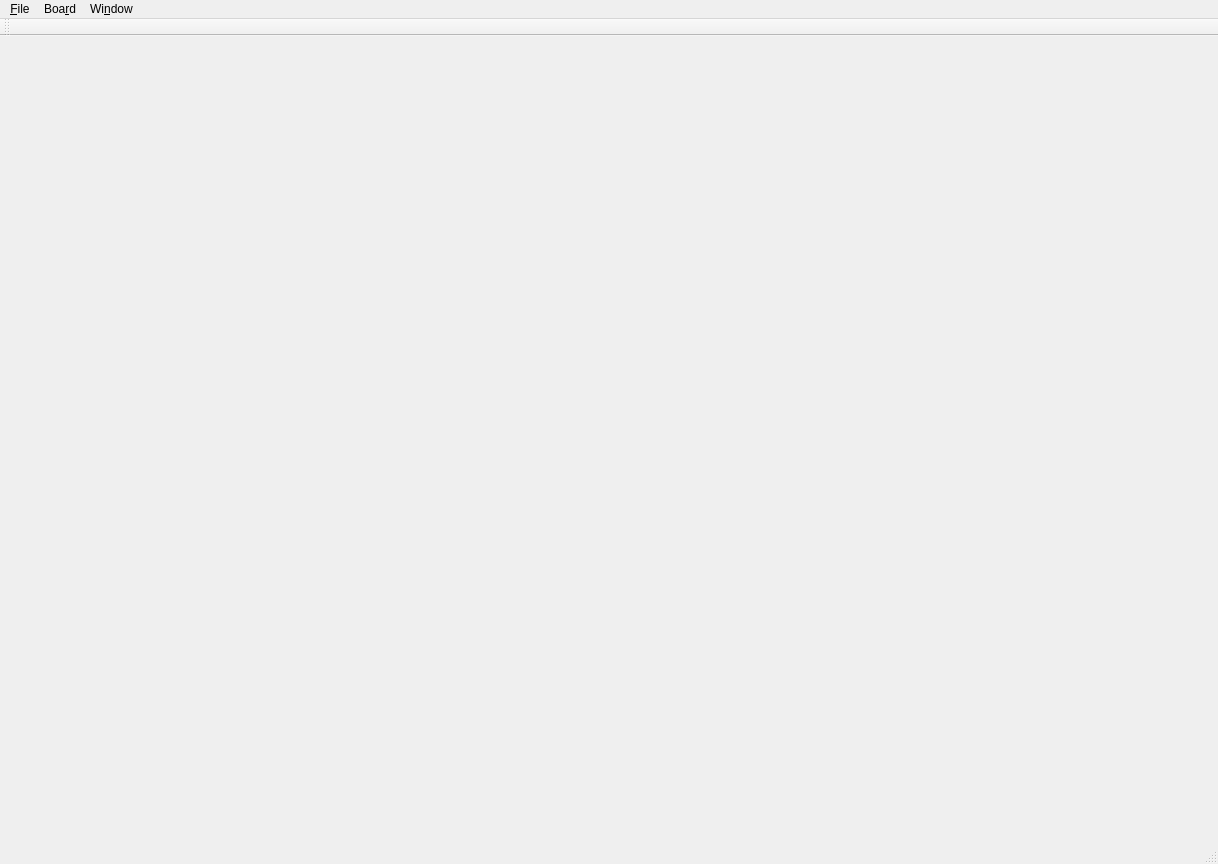
<?xml version="1.0" encoding="UTF-8"?>
<ui version="4.0">
 <class>MainWindow</class>
 <widget class="QMainWindow" name="MainWindow">
  <property name="geometry">
   <rect>
    <x>0</x>
    <y>0</y>
    <width>1218</width>
    <height>864</height>
   </rect>
  </property>
  <property name="windowTitle">
   <string>Whiteboard</string>
  </property>
  <property name="windowIcon">
   <iconset resource="Icon.qrc">
    <normaloff>:/icons/icon.svg</normaloff>:/icons/icon.svg</iconset>
  </property>
  <widget class="QWidget" name="centralWidget">
   <layout class="QGridLayout" name="gridLayout">
    <property name="leftMargin">
     <number>0</number>
    </property>
    <property name="topMargin">
     <number>0</number>
    </property>
    <property name="rightMargin">
     <number>0</number>
    </property>
    <property name="bottomMargin">
     <number>0</number>
    </property>
    <property name="spacing">
     <number>0</number>
    </property>
    <item row="0" column="1">
     <widget class="QScrollArea" name="scrollArea">
      <property name="frameShape">
       <enum>QFrame::NoFrame</enum>
      </property>
      <property name="frameShadow">
       <enum>QFrame::Plain</enum>
      </property>
      <property name="lineWidth">
       <number>0</number>
      </property>
      <property name="widgetResizable">
       <bool>true</bool>
      </property>
      <widget class="QWidget" name="scrollAreaWidgetContents">
       <property name="geometry">
        <rect>
         <x>0</x>
         <y>0</y>
         <width>1218</width>
         <height>803</height>
        </rect>
       </property>
       <layout class="QGridLayout" name="gridLayout_2">
        <property name="leftMargin">
         <number>0</number>
        </property>
        <property name="topMargin">
         <number>0</number>
        </property>
        <property name="rightMargin">
         <number>0</number>
        </property>
        <property name="bottomMargin">
         <number>0</number>
        </property>
        <property name="spacing">
         <number>0</number>
        </property>
        <item row="0" column="0">
         <widget class="WhiteBoardWidget" name="board" native="true"/>
        </item>
       </layout>
      </widget>
     </widget>
    </item>
   </layout>
  </widget>
  <widget class="QMenuBar" name="menuBar">
   <property name="geometry">
    <rect>
     <x>0</x>
     <y>0</y>
     <width>1218</width>
     <height>22</height>
    </rect>
   </property>
   <widget class="QMenu" name="menuBoard">
    <property name="title">
     <string>Boa&amp;rd</string>
    </property>
    <widget class="QMenu" name="menuBackground">
     <property name="title">
      <string>&amp;Background</string>
     </property>
     <addaction name="actionPlain"/>
     <addaction name="actionLines"/>
     <addaction name="actionGrid"/>
    </widget>
    <addaction name="menuBackground"/>
    <addaction name="separator"/>
    <addaction name="action_Clear"/>
    <addaction name="actionReset"/>
    <addaction name="separator"/>
    <addaction name="actionPaste"/>
   </widget>
   <widget class="QMenu" name="menuWindow">
    <property name="title">
     <string>Wi&amp;ndow</string>
    </property>
    <addaction name="actionFull_screen"/>
    <addaction name="separator"/>
    <addaction name="actionSecond_Window"/>
   </widget>
   <widget class="QMenu" name="menuFile">
    <property name="title">
     <string>&amp;File</string>
    </property>
    <addaction name="actionOpen"/>
    <addaction name="separator"/>
    <addaction name="action_Open_FG"/>
    <addaction name="actionSaveImage"/>
    <addaction name="actionSaveImageAs"/>
   </widget>
   <addaction name="menuFile"/>
   <addaction name="menuBoard"/>
   <addaction name="menuWindow"/>
  </widget>
  <widget class="QToolBar" name="colorToolBar">
   <attribute name="toolBarArea">
    <enum>TopToolBarArea</enum>
   </attribute>
   <attribute name="toolBarBreak">
    <bool>false</bool>
   </attribute>
  </widget>
  <widget class="QStatusBar" name="statusBar"/>
  <action name="action_Clear">
   <property name="text">
    <string>&amp;Clear drawing</string>
   </property>
   <property name="shortcut">
    <string>Del</string>
   </property>
  </action>
  <action name="actionPaste">
   <property name="text">
    <string>&amp;Paste</string>
   </property>
   <property name="shortcut">
    <string>Ctrl+V</string>
   </property>
  </action>
  <action name="actionReset">
   <property name="text">
    <string>&amp;Reset</string>
   </property>
   <property name="shortcut">
    <string>Ctrl+Del</string>
   </property>
  </action>
  <action name="actionFull_screen">
   <property name="text">
    <string>&amp;Full screen</string>
   </property>
   <property name="shortcut">
    <string>F5</string>
   </property>
  </action>
  <action name="actionPlain">
   <property name="text">
    <string>&amp;Plain</string>
   </property>
   <property name="shortcut">
    <string>Ctrl+1</string>
   </property>
  </action>
  <action name="actionLines">
   <property name="text">
    <string>&amp;Lines</string>
   </property>
   <property name="shortcut">
    <string>Ctrl+2</string>
   </property>
  </action>
  <action name="actionGrid">
   <property name="text">
    <string>&amp;Grid</string>
   </property>
   <property name="shortcut">
    <string>Ctrl+3</string>
   </property>
  </action>
  <action name="actionOpen">
   <property name="text">
    <string>Open &amp;BG...</string>
   </property>
  </action>
  <action name="actionSaveImageAs">
   <property name="enabled">
    <bool>true</bool>
   </property>
   <property name="text">
    <string>Save &amp;as...</string>
   </property>
   <property name="shortcut">
    <string>Ctrl+S</string>
   </property>
  </action>
  <action name="actionSecond_Window">
   <property name="checkable">
    <bool>true</bool>
   </property>
   <property name="text">
    <string>&amp;Second Window</string>
   </property>
   <property name="shortcut">
    <string>F6</string>
   </property>
  </action>
  <action name="actionExit_Full_Screen">
   <property name="text">
    <string>&amp;Exit Full Screen</string>
   </property>
   <property name="shortcut">
    <string>Esc</string>
   </property>
  </action>
  <action name="action_Open_FG">
   <property name="enabled">
    <bool>false</bool>
   </property>
   <property name="text">
    <string>&amp;Open FG...</string>
   </property>
  </action>
  <action name="actionSaveImage">
   <property name="enabled">
    <bool>false</bool>
   </property>
   <property name="text">
    <string>&amp;Save</string>
   </property>
  </action>
 </widget>
 <layoutdefault spacing="6" margin="11"/>
 <customwidgets>
  <customwidget>
   <class>WhiteBoardWidget</class>
   <extends>QWidget</extends>
   <header>WhiteBoardWidget.h</header>
   <container>1</container>
   <slots>
    <signal>penSizeChanged(qreal)</signal>
    <signal>scrollEvent(QPoint)</signal>
    <slot>clearBoard()</slot>
    <slot>newBackground(QPixmap)</slot>
    <slot>clearDrawing()</slot>
   </slots>
  </customwidget>
 </customwidgets>
 <resources>
  <include location="Icon.qrc"/>
 </resources>
 <connections>
  <connection>
   <sender>action_Clear</sender>
   <signal>triggered()</signal>
   <receiver>board</receiver>
   <slot>clearDrawing()</slot>
   <hints>
    <hint type="sourcelabel">
     <x>-1</x>
     <y>-1</y>
    </hint>
    <hint type="destinationlabel">
     <x>608</x>
     <y>441</y>
    </hint>
   </hints>
  </connection>
  <connection>
   <sender>actionPaste</sender>
   <signal>triggered()</signal>
   <receiver>MainWindow</receiver>
   <slot>performPaste()</slot>
   <hints>
    <hint type="sourcelabel">
     <x>-1</x>
     <y>-1</y>
    </hint>
    <hint type="destinationlabel">
     <x>608</x>
     <y>431</y>
    </hint>
   </hints>
  </connection>
  <connection>
   <sender>actionReset</sender>
   <signal>triggered()</signal>
   <receiver>MainWindow</receiver>
   <slot>resetBoard()</slot>
   <hints>
    <hint type="sourcelabel">
     <x>-1</x>
     <y>-1</y>
    </hint>
    <hint type="destinationlabel">
     <x>608</x>
     <y>431</y>
    </hint>
   </hints>
  </connection>
  <connection>
   <sender>actionFull_screen</sender>
   <signal>triggered()</signal>
   <receiver>MainWindow</receiver>
   <slot>toggleFullScreen()</slot>
   <hints>
    <hint type="sourcelabel">
     <x>-1</x>
     <y>-1</y>
    </hint>
    <hint type="destinationlabel">
     <x>608</x>
     <y>431</y>
    </hint>
   </hints>
  </connection>
  <connection>
   <sender>actionPlain</sender>
   <signal>triggered()</signal>
   <receiver>MainWindow</receiver>
   <slot>backgroundType()</slot>
   <hints>
    <hint type="sourcelabel">
     <x>-1</x>
     <y>-1</y>
    </hint>
    <hint type="destinationlabel">
     <x>608</x>
     <y>431</y>
    </hint>
   </hints>
  </connection>
  <connection>
   <sender>actionLines</sender>
   <signal>triggered()</signal>
   <receiver>MainWindow</receiver>
   <slot>backgroundType()</slot>
   <hints>
    <hint type="sourcelabel">
     <x>-1</x>
     <y>-1</y>
    </hint>
    <hint type="destinationlabel">
     <x>608</x>
     <y>431</y>
    </hint>
   </hints>
  </connection>
  <connection>
   <sender>actionGrid</sender>
   <signal>triggered()</signal>
   <receiver>MainWindow</receiver>
   <slot>backgroundType()</slot>
   <hints>
    <hint type="sourcelabel">
     <x>-1</x>
     <y>-1</y>
    </hint>
    <hint type="destinationlabel">
     <x>608</x>
     <y>431</y>
    </hint>
   </hints>
  </connection>
  <connection>
   <sender>actionOpen</sender>
   <signal>triggered()</signal>
   <receiver>MainWindow</receiver>
   <slot>loadImage()</slot>
   <hints>
    <hint type="sourcelabel">
     <x>-1</x>
     <y>-1</y>
    </hint>
    <hint type="destinationlabel">
     <x>608</x>
     <y>431</y>
    </hint>
   </hints>
  </connection>
  <connection>
   <sender>actionSaveImageAs</sender>
   <signal>triggered()</signal>
   <receiver>MainWindow</receiver>
   <slot>saveImageAs()</slot>
   <hints>
    <hint type="sourcelabel">
     <x>-1</x>
     <y>-1</y>
    </hint>
    <hint type="destinationlabel">
     <x>608</x>
     <y>431</y>
    </hint>
   </hints>
  </connection>
  <connection>
   <sender>actionSecond_Window</sender>
   <signal>toggled(bool)</signal>
   <receiver>MainWindow</receiver>
   <slot>extraWindow(bool)</slot>
   <hints>
    <hint type="sourcelabel">
     <x>-1</x>
     <y>-1</y>
    </hint>
    <hint type="destinationlabel">
     <x>608</x>
     <y>431</y>
    </hint>
   </hints>
  </connection>
  <connection>
   <sender>actionExit_Full_Screen</sender>
   <signal>triggered()</signal>
   <receiver>MainWindow</receiver>
   <slot>exitFullScreen()</slot>
   <hints>
    <hint type="sourcelabel">
     <x>-1</x>
     <y>-1</y>
    </hint>
    <hint type="destinationlabel">
     <x>608</x>
     <y>431</y>
    </hint>
   </hints>
  </connection>
  <connection>
   <sender>board</sender>
   <signal>penSizeChanged(qreal)</signal>
   <receiver>MainWindow</receiver>
   <slot>penSizeChanged()</slot>
   <hints>
    <hint type="sourcelabel">
     <x>608</x>
     <y>442</y>
    </hint>
    <hint type="destinationlabel">
     <x>608</x>
     <y>431</y>
    </hint>
   </hints>
  </connection>
  <connection>
   <sender>board</sender>
   <signal>scrollEvent(QPoint)</signal>
   <receiver>MainWindow</receiver>
   <slot>widgetNeedsScroll(QPoint)</slot>
   <hints>
    <hint type="sourcelabel">
     <x>608</x>
     <y>440</y>
    </hint>
    <hint type="destinationlabel">
     <x>608</x>
     <y>431</y>
    </hint>
   </hints>
  </connection>
  <connection>
   <sender>actionSaveImage</sender>
   <signal>triggered()</signal>
   <receiver>MainWindow</receiver>
   <slot>saveImage()</slot>
   <hints>
    <hint type="sourcelabel">
     <x>-1</x>
     <y>-1</y>
    </hint>
    <hint type="destinationlabel">
     <x>608</x>
     <y>431</y>
    </hint>
   </hints>
  </connection>
 </connections>
 <slots>
  <slot>performPaste()</slot>
  <slot>resetBoard()</slot>
  <slot>toggleFullScreen()</slot>
  <slot>backgroundType()</slot>
  <slot>loadImage()</slot>
  <slot>saveImage()</slot>
  <slot>extraWindow(bool)</slot>
  <slot>exitFullScreen()</slot>
  <slot>penSizeChanged()</slot>
  <slot>widgetNeedsScroll(QPoint)</slot>
  <slot>saveImageAs()</slot>
 </slots>
</ui>
